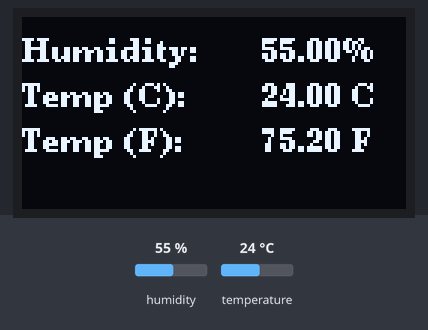
A sketch run on a simulated Arduino Uno, built with avr-gcc and run on an emulated ATmega328P. Shown: 128×64 one-colour display. The test bench sets the inputs (shaded band); at power-on: humidity 55 %, temperature 24 °C. What the sketch prints to the serial monitor is not drawn.

Above: at 2.9 s.
3.0 s: humidity set to 22 %
At 5.0 s:
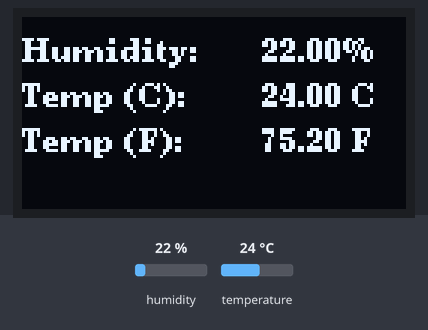
5.8 s: temperature set to 12 °C
At 7.5 s:
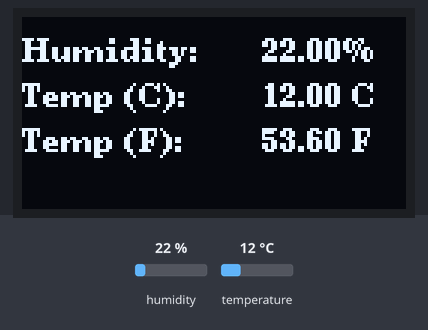
8.6 s: humidity set to 40 %
At 11.2 s:
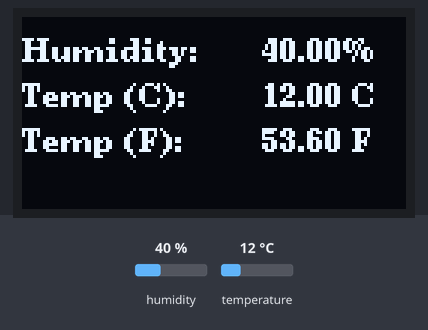
12.2 s: temperature set to 19 °C
At 13.7 s:
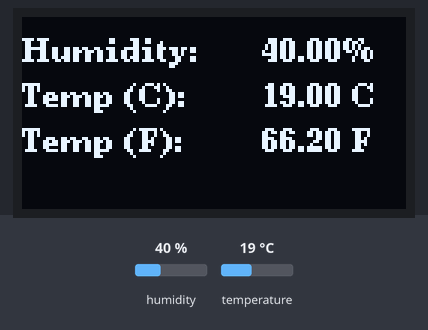
Timing chart, 0 to 15.2 s (numbered marks = the images above; inputs shaded):
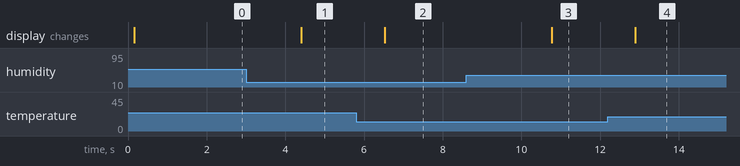

The sketch:

dht11_and_1.3in_oled.ino
```cpp
#include <U8g2lib.h>
#include <DHT.h>

// Pin definitions for SPI
#define DHTPIN 4        // DHT11 sensor data pin
#define DHTTYPE DHT11   // DHT11 sensor type
#define OLED_DC 16      // OLED Data/Command pin (GPIO 16)
#define OLED_CS 5       // OLED Chip Select pin (GPIO 5)
#define OLED_RESET 17   // OLED reset pin (GPIO 17)
#define SCLK 18         // Clock pin for SPI
#define MOSI 23         // MOSI pin for SPI

// Initialize the OLED display using U8g2 (using SPI communication)
U8G2_SH1106_128X64_NONAME_F_4W_HW_SPI u8g2(U8G2_R0, /* cs=*/ OLED_CS, /* dc=*/ OLED_DC, /* reset=*/ OLED_RESET);

DHT dht(DHTPIN, DHTTYPE);  // Initialize DHT11 sensor

void setup() {
  // Start the serial monitor
  Serial.begin(115200);

  // Initialize the DHT11 sensor
  dht.begin();

  // Initialize the OLED display
  u8g2.begin();  // Initialize the display
}

void loop() {
  // Reading temperature and humidity from DHT11
  float humidity = dht.readHumidity();
  float temperature = dht.readTemperature();  // Celsius

  // Check if the readings failed
  if (isnan(humidity) || isnan(temperature)) {
    Serial.println(F("Failed to read from DHT sensor!"));
    return;
  }

  // Convert Celsius to Fahrenheit
  float tempF = (temperature * 9.0 / 5.0) + 32;

  // Clear the display buffer
  u8g2.clearBuffer();

  // Print humidity
  u8g2.setFont(u8g2_font_ncenB08_tr);  // Choose a suitable font
  u8g2.drawStr(0, 15, "Humidity:");
  u8g2.setCursor(80, 15);
  u8g2.print(humidity);
  u8g2.print("%");

  // Print temperature in Celsius
  u8g2.drawStr(0, 30, "Temp (C):");
  u8g2.setCursor(80, 30);
  u8g2.print(temperature);
  u8g2.print(" C");

  // Print temperature in Fahrenheit
  u8g2.drawStr(0, 45, "Temp (F):");
  u8g2.setCursor(80, 45);
  u8g2.print(tempF);
  u8g2.print(" F");

  // Send buffer to display
  u8g2.sendBuffer();

  // Print to the serial monitor (for debugging)
  Serial.print("Humidity: ");
  Serial.print(humidity);
  Serial.print("%  Temperature: ");
  Serial.print(temperature);
  Serial.print("C / ");
  Serial.print(tempF);
  Serial.println("F");

  // Wait for 2 seconds before reading again
  delay(2000);
}
```

Measured:
- after the input at 3.0 s, the display: changes after 1.4 s (image 1)
- after the input at 5.8 s, the display: changes after 0.72 s (image 2)
- after the input at 8.6 s, the display: changes after 2.2 s (image 3)
- after the input at 12.2 s, the display: changes after 0.69 s (image 4)
